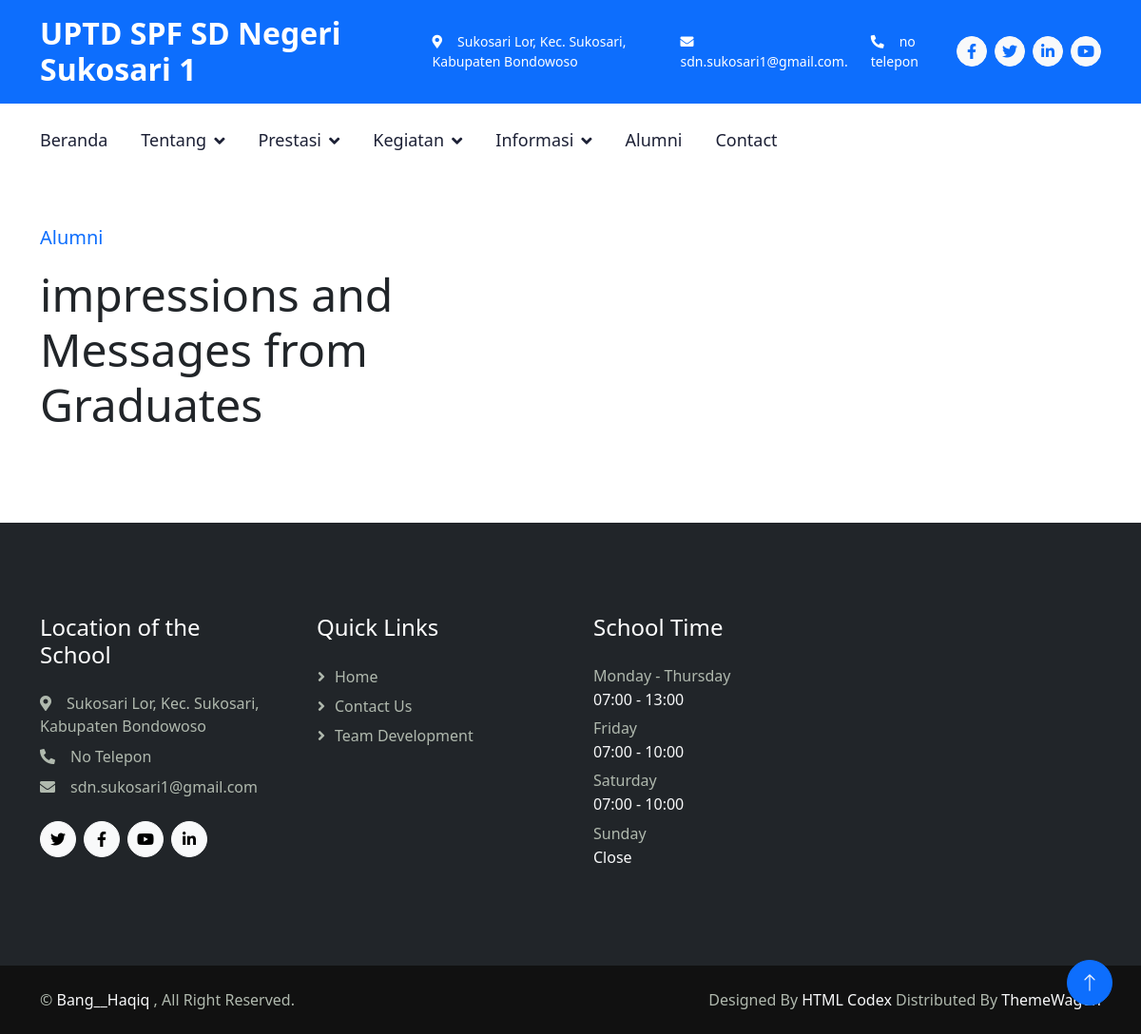
The page /testimonial/ on the database as committed earlier.
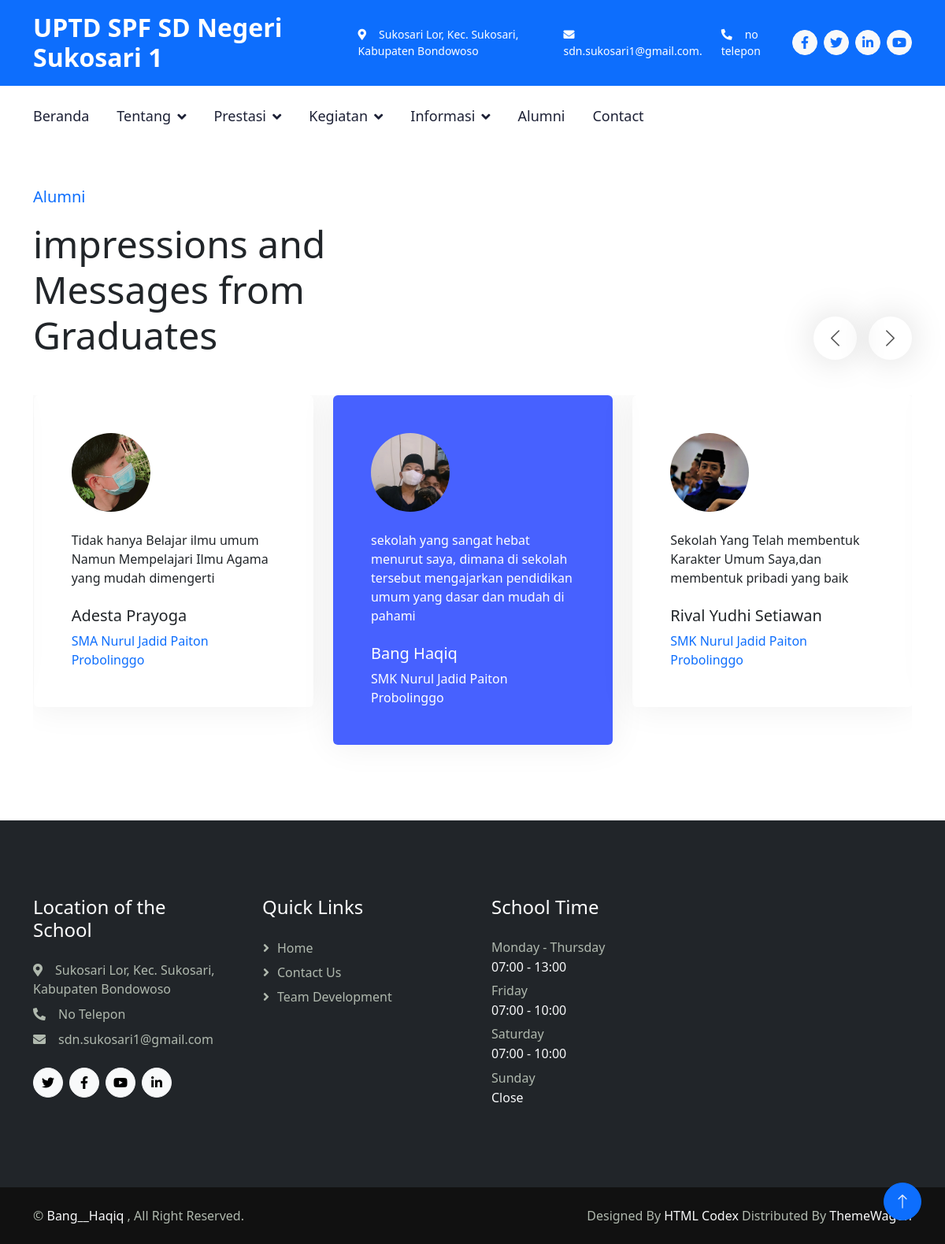
The same page on the database as committed later.
### data/models.py (models this page shows, shortened)
class AlumniLK(models.Model):
    image = models.ImageField(upload_to='images/alumni/')
    deskripsi = models.CharField(max_length=1000,null=True, blank=True)
    nama = models.CharField(max_length=100,null=True, blank=True)
    sekolah = models.CharField(max_length=100, null=True, blank=True)
    class Meta:
        verbose_name_plural="Alumni LK"

### data/views.py (the view)
# urls.py: path('testimonial/', views.alumni, name='testimonial'),
def alumni(request):
 data_alumnilk = AlumniLK.objects.all()
 data_alumnipr = AlumniPR.objects.all()
 context={
  'data_alumnilk':data_alumnilk,
  'data_alumnipr':data_alumnipr,
 }
 return render(request,'view/testimonial.html',context)

### data/templates/view/testimonial.html
{% extends "layout/core.html" %}
{% load static %}
{% block content %}
<div class="container-xxl pt-5">
  <div class="container">
    <div
      class="text-center text-md-start pb-5 pb-md-0 wow fadeInUp"
      data-wow-delay="0.1s"
      style="max-width: 500px"
    >
      <p class="fs-5 fw-medium text-primary">Alumni</p>
      <h1 class="display-5 mb-5 fw-medium">
        impressions and Messages from Graduates
      </h1>
    </div>
    <div
      class="owl-carousel testimonial-carousel wow fadeInUp"
      data-wow-delay="0.1s"
    >
    {% for alumnilk in data_alumnilk %}
    <div class="testimonial-item rounded p-4 p-lg-5 mb-5">
      <img class="mb-4" src="{{ alumnilk.image.url }}" alt="" />
      <p class="mb-4">{{ alumnilk.deskripsi }}</p>
      <h5>{{ alumnilk.nama }}</h5>
      <span class="text-primary">{{ alumnilk.sekolah }}</span>
    </div>
    {% endfor %}
    </div>
  </div>
 </div>
 {% endblock %}

### data/templates/layout/core.html (shortened to what this page needs)
{% load static %}
<!DOCTYPE html>
<html lang="en">
  <head>
    <link
      href="https://cdnjs.cloudflare.com/ajax/libs/font-awesome/5.10.0/css/all.min.css"
      rel="stylesheet"
    />
    <link rel="stylesheet" href="{% static 'sd/css/all.min.css' %}">
    <link
      href="https://cdn.jsdelivr.net/npm/bootstrap-icons@1.4.1/font/bootstrap-icons.css"
      rel="stylesheet"
    />
    <link rel="stylesheet" href="{% static 'sd/css/bootstrap-icons.css' %}">
    <link href=" {% static 'sd/lib/animate/animate.min.css' %} " rel="stylesheet" />
    <link href=" {% static 'sd/lib/owlcarousel/assets/owl.carousel.min.css' %} " rel="stylesheet" />
    <link href=" {% static 'sd/lib/lightbox/css/lightbox.min.css' %} " rel="stylesheet" />
    <link href="{% static 'sd/css/bootstrapmin.css' %}" rel="stylesheet" />
    <link href="{% static 'sd/css/style.css' %}" rel="stylesheet" />
    <link rel="stylesheet" href="{% static 'css/kepsek.css' %}" />
    <link rel="stylesheet" href="{% static 'css/static.css' %}">
    <link rel="stylesheet" href="{% static 'css/vm.css' %}">
    <link rel="stylesheet" href="{% static 'sd/css/kepsek.css' %}">
  </head>
  <body>
    {% include "component/topbar.html" %}
    {% include "component/navbar.html" %}
    {% block content %}
    {% endblock content %}
    {% include "component/footer.html" %}
    {% include "component/copyright.html" %}
    <a
      href="#page"
      class="btn btn-lg btn-primary btn-lg-square rounded-circle back-to-top"
      ><i class="bi bi-arrow-up"></i
    ></a>
  </body>
</html>

### data/templates/component/topbar.html
<div class="container-fluid bg-primary text-white d-none d-lg-flex">
 <div class="container py-3">
   <div class="d-flex align-items-center">
     <a href="{% url 'home' %}">
       <h2 class="text-white fw-bold m-0">
         UPTD SPF SD Negeri Sukosari 1
       </h2>
     </a>
     <div class="ms-auto d-flex align-items-center">
       <small class="ms-4"
         ><i class="fa fa-map-marker-alt me-3"></i>Sukosari Lor, Kec.
         Sukosari, Kabupaten Bondowoso</small
       >
       <small class="ms-4"
         ><i class="fa fa-envelope me-3"></i
         >sdn.sukosari1@gmail.com.</small
       >
       <small class="ms-4"
         ><i class="fa fa-phone-alt me-3"></i>no telepon</small
       >
       <div class="ms-3 d-flex">
         <a
           class="btn btn-sm-square btn-light text-primary rounded-circle ms-2"
           href="#"
           ><i class="fab fa-facebook-f"></i
         ></a>
         <a
           class="btn btn-sm-square btn-light text-primary rounded-circle ms-2"
           href="#"
           ><i class="fab fa-twitter"></i
         ></a>
         <a
           class="btn btn-sm-square btn-light text-primary rounded-circle ms-2"
           href="#"
           ><i class="fab fa-linkedin-in"></i
         ></a>
         <a
           class="btn btn-sm-square btn-light text-primary rounded-circle ms-2"
           href="https://www.youtube.com/@UPTDSPFSDNSUKOSARI1"
           ><i class="fab fa-youtube"></i
         ></a>
       </div>
     </div>
   </div>
 </div>
</div>

### data/templates/component/navbar.html (shortened to what this page needs)
<div class="container-fluid bg-white sticky-top">
 <div class="container">
   <nav class="navbar navbar-expand-lg bg-white navbar-light p-lg-0">
     <div class="collapse navbar-collapse" id="navbarCollapse">
       <div class="navbar-nav">
         <a href="{% url 'home' %}" class="nav-item nav-link {% if menu == 'home' %} active {% endif %}">Beranda</a>
         <div class="nav-item dropdown">
           <a href="#" class="nav-link dropdown-toggle {% if menu == 'about' %} active {% endif %}" data-bs-toggle="dropdown">Tentang</a>
          </div>
         <div class="nav-item dropdown">
           <a href="#" class="nav-link dropdown-toggle {% if menu == '' %} active {% endif %}" data-bs-toggle="dropdown">Prestasi</a>
          </div>
         <div class="nav-item dropdown">
           <a href="#" class="nav-link dropdown-toggle {% if menu == 'performance' %} active {% endif %}" data-bs-toggle="dropdown">Kegiatan</a>
          </div>
         <div class="nav-item dropdown">
           <a href="#" class="nav-link dropdown-toggle {% if menu == '' %} active {% endif %}" data-bs-toggle="dropdown">Informasi</a>
          </div>
         <a href="{% url 'testimonial' %}" class="nav-item nav-link {% if menu == 'testimonial' %} active {% endif %}">Alumni</a>
         <a href="{% url 'contact' %}" class="nav-item nav-link {% if menu == 'contact' %} active {% endif %}">Contact</a>
       </div>
     </div>
   </nav>
 </div>
</div>

### data/templates/component/footer.html
<div
class="container-fluid bg-dark footer mt-5 py-5 wow fadeIn"
data-wow-delay="0.1s"
>
<div class="container py-5">
  <div class="row g-5">
    <div class="col-lg-3 col-md-6">
      <h4 class="text-white mb-4">Location of the School</h4>
      <p class="mb-2">
        <i class="fa fa-map-marker-alt me-3"></i>Sukosari Lor, Kec.
        Sukosari, Kabupaten Bondowoso
      </p>
      <p class="mb-2"><i class="fa fa-phone-alt me-3"></i>No Telepon</p>
      <p class="mb-2">
        <i class="fa fa-envelope me-3"></i>sdn.sukosari1@gmail.com
      </p>
      <div class="d-flex pt-3">
        <a class="btn btn-square btn-light rounded-circle me-2" href="#"
          ><i class="fab fa-twitter"></i
        ></a>
        <a class="btn btn-square btn-light rounded-circle me-2" href="#"
          ><i class="fab fa-facebook-f"></i
        ></a>
        <a
          class="btn btn-square btn-light rounded-circle me-2"
          href="https://www.youtube.com/@UPTDSPFSDNSUKOSARI1"
          ><i class="fab fa-youtube"></i
        ></a>
        <a class="btn btn-square btn-light rounded-circle me-2" href="#"
          ><i class="fab fa-linkedin-in"></i
        ></a>
      </div>
    </div>
    <div class="col-lg-3 col-md-6">
      <h4 class="text-white mb-4">Quick Links</h4>
      <a class="btn btn-link" style="text-decoration: none;" href="{% url 'home' %}">Home</a>
      <a class="btn btn-link" style="text-decoration: none;" href="{% url 'contact' %}">Contact Us</a>
      <a class="btn btn-link" style="text-decoration: none;" href="{% url 'developer' %}">Team Development</a>
    </div>
    <div class="col-lg-3 col-md-6">
      <h4 class="text-white mb-4">School Time</h4>
      <p class="mb-1">Monday - Thursday</p>
      <h6 class="text-light">07:00 - 13:00</h6>
      <p class="mb-1">Friday</p>
      <h6 class="text-light">07:00 - 10:00</h6>
      <p class="mb-1">Saturday</p>
      <h6 class="text-light">07:00 - 10:00</h6>
      <p class="mb-1">Sunday</p>
      <h6 class="text-light">Close</h6>
    </div>
  </div>
</div>
</div>

### data/templates/component/copyright.html
<div class="container-fluid copyright py-4">
 <div class="container">
   <div class="row">
     <div class="col-md-6 text-center text-md-start mb-3 mb-md-0">
       &copy;
       <a class="fw-medium text-light" style="text-decoration: none;" target="_blank" href="https://banghaqiq.github.io/my-portfolio/index.html"
         >Bang__Haqiq</a
       >
       , All Right Reserved.
     </div>
     <div class="col-md-6 text-center text-md-end">
       Designed By
       <a class="fw-medium text-light" style="text-decoration: none;" href="https://htmlcodex.com"
         >HTML Codex</a
       >
       Distributed By
       <a class="fw-medium text-light" style="text-decoration: none;" href="https://themewagon.com"
         >ThemeWagon</a
       >
     </div>
   </div>
 </div>
</div>

### static/sd/css/style.css (style rules this page uses)
:root { --primary: #4761FF; --secondary: #555555; --light: #F1F3FA; --dark: #1C2035; }
.back-to-top { position: fixed; display: none; right: 30px; bottom: 30px; z-index: 99; }
.fw-medium { font-weight: 500; }
.btn { transition: .5s; font-weight: 500; }
.btn-primary, .btn-outline-primary:hover { color: var(--light); }
.btn-square { width: 38px; height: 38px; }
.btn-sm-square { width: 32px; height: 32px; }
.btn-lg-square { width: 48px; height: 48px; }
.btn-square, .btn-sm-square, .btn-lg-square { padding: 0; display: flex; align-items: center; justify-content: center; font-weight: normal; }
.sticky-top { top: -100px; transition: .5s; }
.navbar .navbar-nav .nav-link { margin-right: 35px; padding: 25px 0; color: var(--dark); font-size: 18px; font-weight: 500; outline: none; }
.navbar .dropdown-toggle::after { border: none; content: "\f107"; font-family: "Font Awesome 5 Free"; font-weight: 900; vertical-align: middle; margin-left: 8px; }
.testimonial-item { box-shadow: 0 0 45px rgba(0, 0, 0, .07); transition: .5s; }
.owl-item .testimonial-item, .testimonial-item * { transition: .5s; }
.owl-item.center .testimonial-item, .testimonial-item:hover { background: var(--primary); }
.owl-item.center .testimonial-item *, .testimonial-item:hover * { color: #FFFFFF !important; }
.testimonial-item img { width: 100px !important; height: 100px !important; border-radius: 100px; }
.footer { color: #B0B9AE; }
.footer .btn.btn-link { display: block; margin-bottom: 5px; padding: 0; text-align: left; color: #B0B9AE; font-weight: normal; text-transform: capitalize; transition: .3s; }
.footer .btn.btn-link::before { position: relative; content: "\f105"; font-family: "Font Awesome 5 Free"; font-weight: 900; margin-right: 10px; }
.copyright { color: #B0B9AE; }
.copyright { background: #111111; }
.footer { width: 100% !important; }
.container-fluid { width: 100% !important; }

Rows that differ between the two databases and show on the page:
added AlumniLK: image (picture), deskripsi "sekolah yang sangat hebat menurut saya, dimana di sekolah tersebut mengajarkan pendidikan umum yang dasar dan mudah di pahami", nama "Bang Haqiq", sekolah "SMK Nurul Jadid Paiton Probolinggo"
added AlumniLK: image (picture), deskripsi "Sekolah Yang Telah membentuk Karakter Umum Saya,dan membentuk pribadi yang baik", nama "Rival Yudhi Setiawan", sekolah "SMK Nurul Jadid Paiton Probolinggo"
added AlumniLK: image (picture), deskripsi "Tidak hanya Belajar ilmu umum Namun Mempelajari Ilmu Agama yang mudah dimengerti", nama "Adesta Prayoga", sekolah "SMA Nurul Jadid Paiton Probolinggo"
